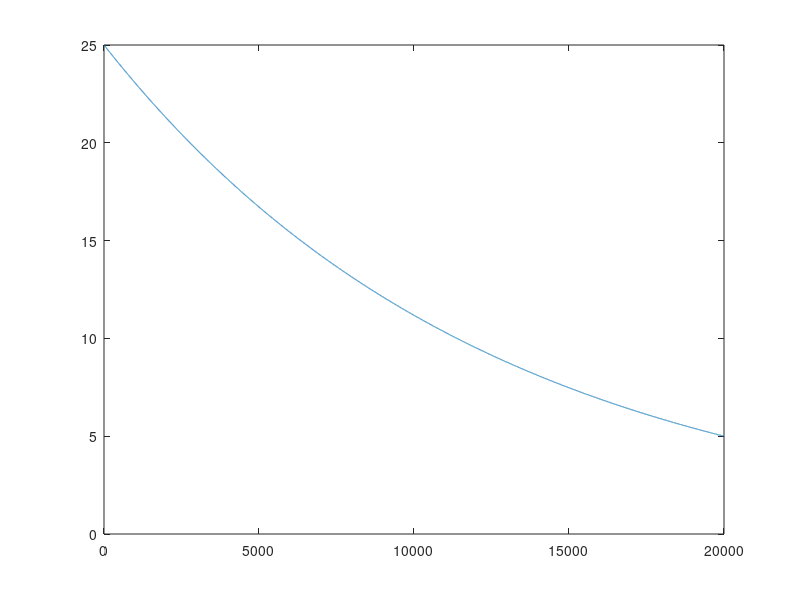

Write MATLAB code to recreate this figure.
Lu = 25;
Ll = 5;
delta = 0.3;
maxiter = 20000;

eta = ((-maxiter*log(1+delta))/(log(Ll)-log(Lu)));

t = 0:1:maxiter;
Ls = Lu*(1/(1+delta)).^(t/eta);

plot(t,Ls);